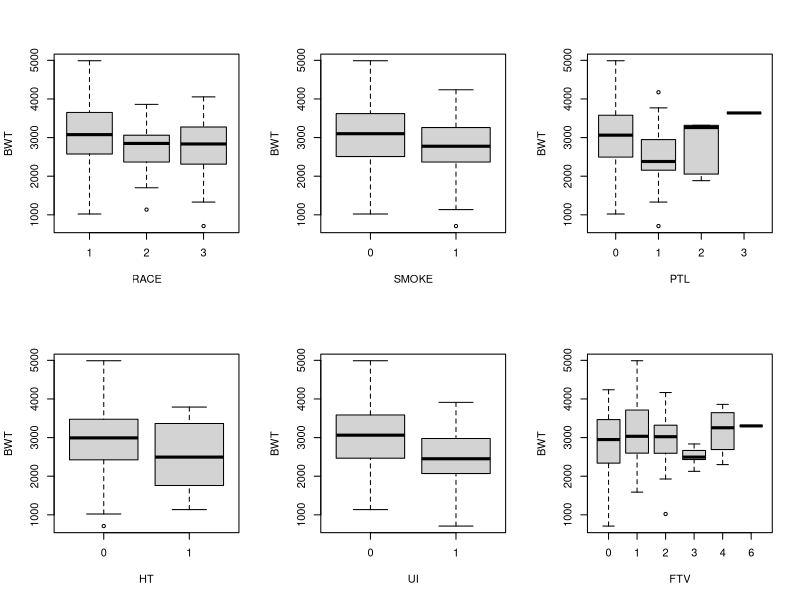
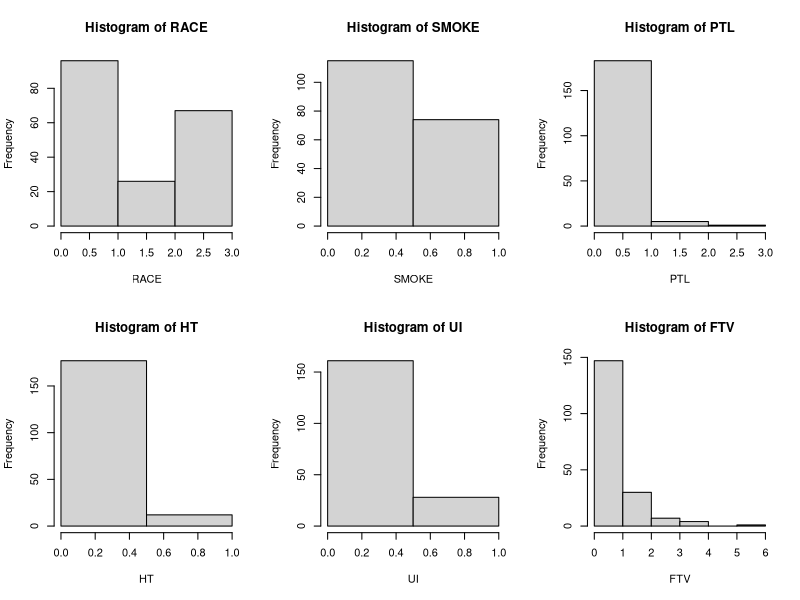

The R source for these figures, in order:
library(readxl)
library(dplyr)
library(tseries)
library(car)
#AGE   = wiek matki (w latach)
#LWT   = Weight in Pounds at the Last Menstrual Period
#RACE  = rasa (1 = biała, 2 = czarna, 3 = inna)
#SMOKE = palenie w trakcie ciąży (1 = tak, 0 = nie)
#PTL   = liczba wcześniejszych przedwczesnych porodów (0, 1,...)
#HT    = nadciśnienie (1 = tak, 0 = nie)
#UI    = presence of uterine irritability
#FTV   = liczba wizyt u lekarza w pierwszym trymestrze ciąży (0, 1, 2,...)
#BWT   = waga urodzonego dziecka (w gramach)


data <- read_xls("urodzenia.xls")

summary(data) 
attach(data)
#normalność rozkłądu zmiennej zależnej
shapiro.test(BWT)
jarque.bera.test(BWT)
#jest normalnie

attach(data)
par(mfrow = c(2,3))
boxplot(BWT ~ RACE, xlab = "RACE", ylab = "BWT")
boxplot(BWT ~ SMOKE, xlab = "SMOKE", ylab = "BWT")
boxplot(BWT ~ PTL, xlab = "PTL", ylab = "BWT")  # odrzucam
boxplot(BWT ~ HT, xlab = "HT", ylab = "BWT")
boxplot(BWT ~ UI, xlab = "UI", ylab = "BWT")
boxplot(BWT ~ FTV, xlab = "FTV", ylab = "BWT")

par(mfrow = c(2,3))
hist(RACE, breaks = c(0, 1, 2, 3))
hist(SMOKE, breaks = 2)
hist(PTL, breaks = 4)
hist(HT, breaks = 2)
hist(UI, breaks = 2)
hist(FTV, breaks = 6)

a <- NULL
b <- NULL
for (x in 1:3) {
  a[x] <- shapiro.test(data$BWT[which(data$RACE == x)])$p.value
  a[x+3] <- jarque.bera.test(data$BWT[which(data$RACE == x)])$p.value
  if(x < 3)
  {
    b[x] <- shapiro.test(data$BWT[which(data$SMOKE == x - 1)])$p.value
    b[x+2] <- jarque.bera.test((data$BWT[which(data$SMOKE == x - 1)]))$p.value
  }
}
#w każdej z podgrup nie ma przesłanek do odrzucenia hipotezy o normalnośći rozkładu
mean(a < 0.05)
mean(b < 0.05)

library(psych)
describeBy(BWT, RACE)



bartlett.test(BWT ~ RACE)
bartlett.test(BWT ~ SMOKE)


leveneTest(BWT, as.factor(RACE))
leveneTest(BWT, as.factor(SMOKE))

fit <- aov(BWT ~ RACE + SMOKE, data)
summary(fit)
